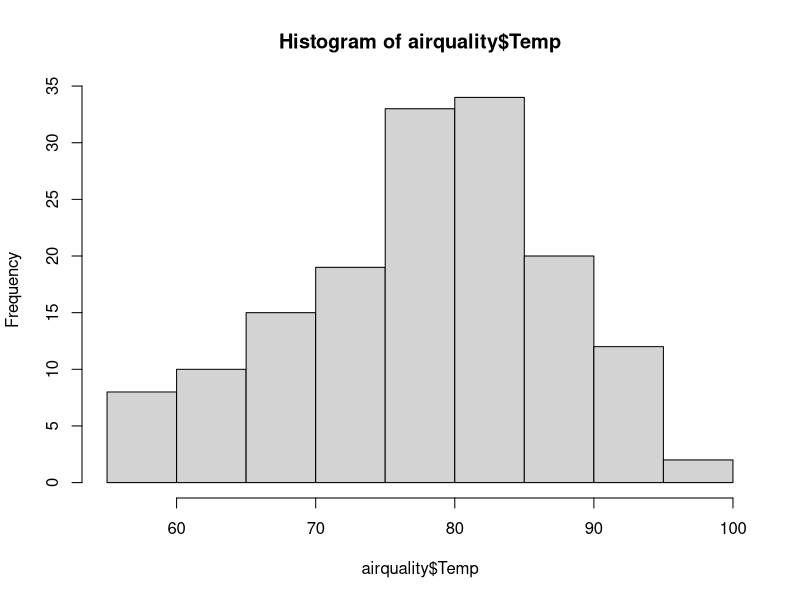
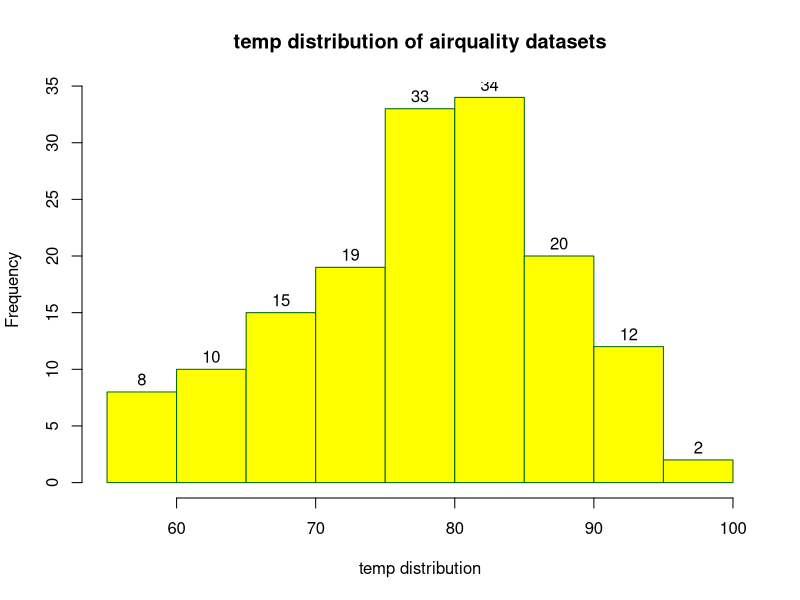

These figures' R source, in order: (Note: this script raises an error after producing the figures.)
?airquality
class(airquality)
hist(airquality$Temp)

hist(airquality$Temp,
     main="temp distribution of airquality datasets",
     xlab="temp distribution",
     ylab="Frequency",
     labels=TRUE,
     col = "yellow",
     border = "darkgreen")

ggplot(
  airquality,
  aes(x=Temp)
)+
  geom_histogram(bins=15,
                 fill="steelblue",col="white")+
  labs(title="GGPLOT-Histogram",
       x="temp distribution",
       y="Frequency")+
  
  theme_light()